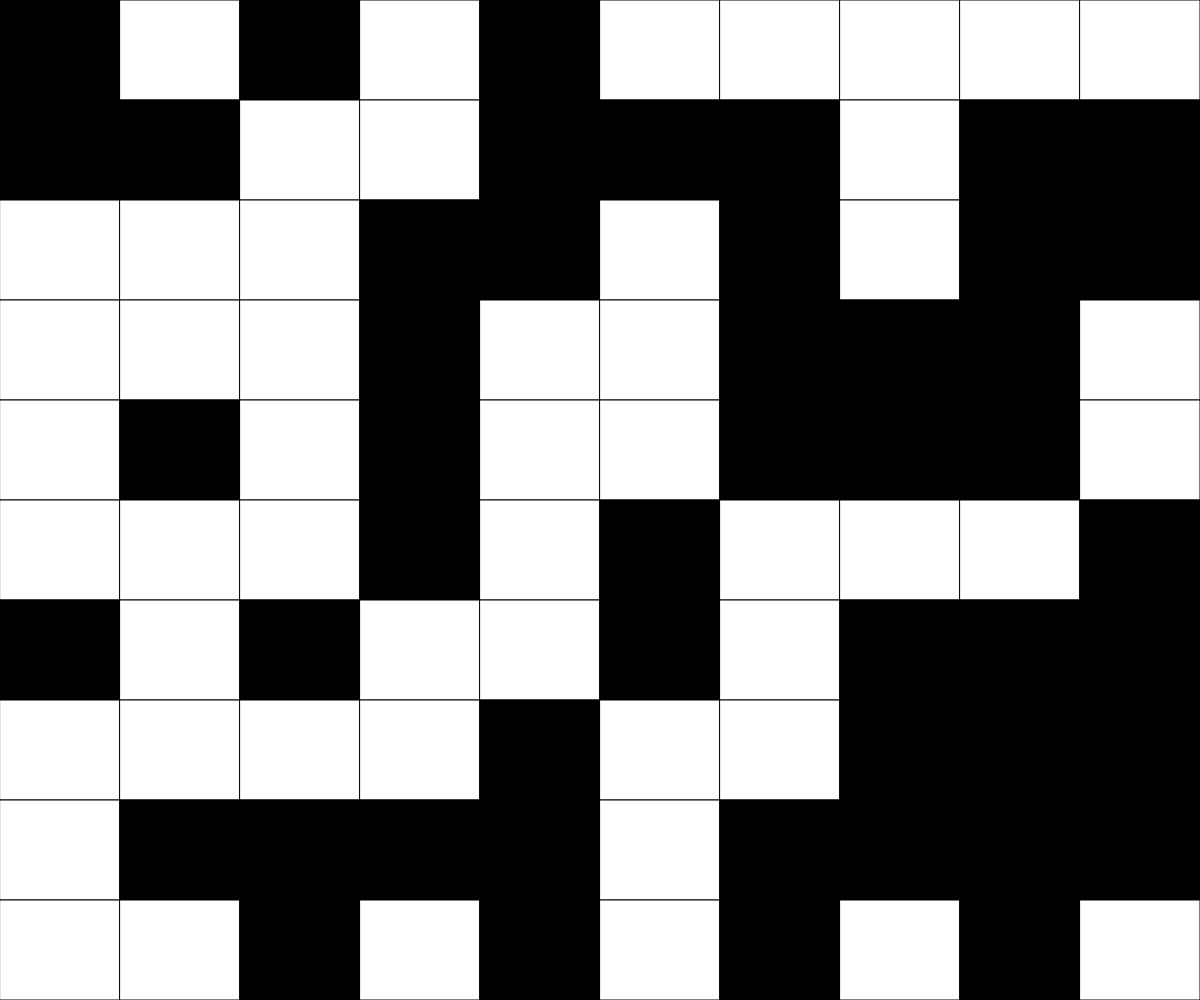
Frame 1 (no input)
Frame 60 (no input): identical to frame 1, image omitted
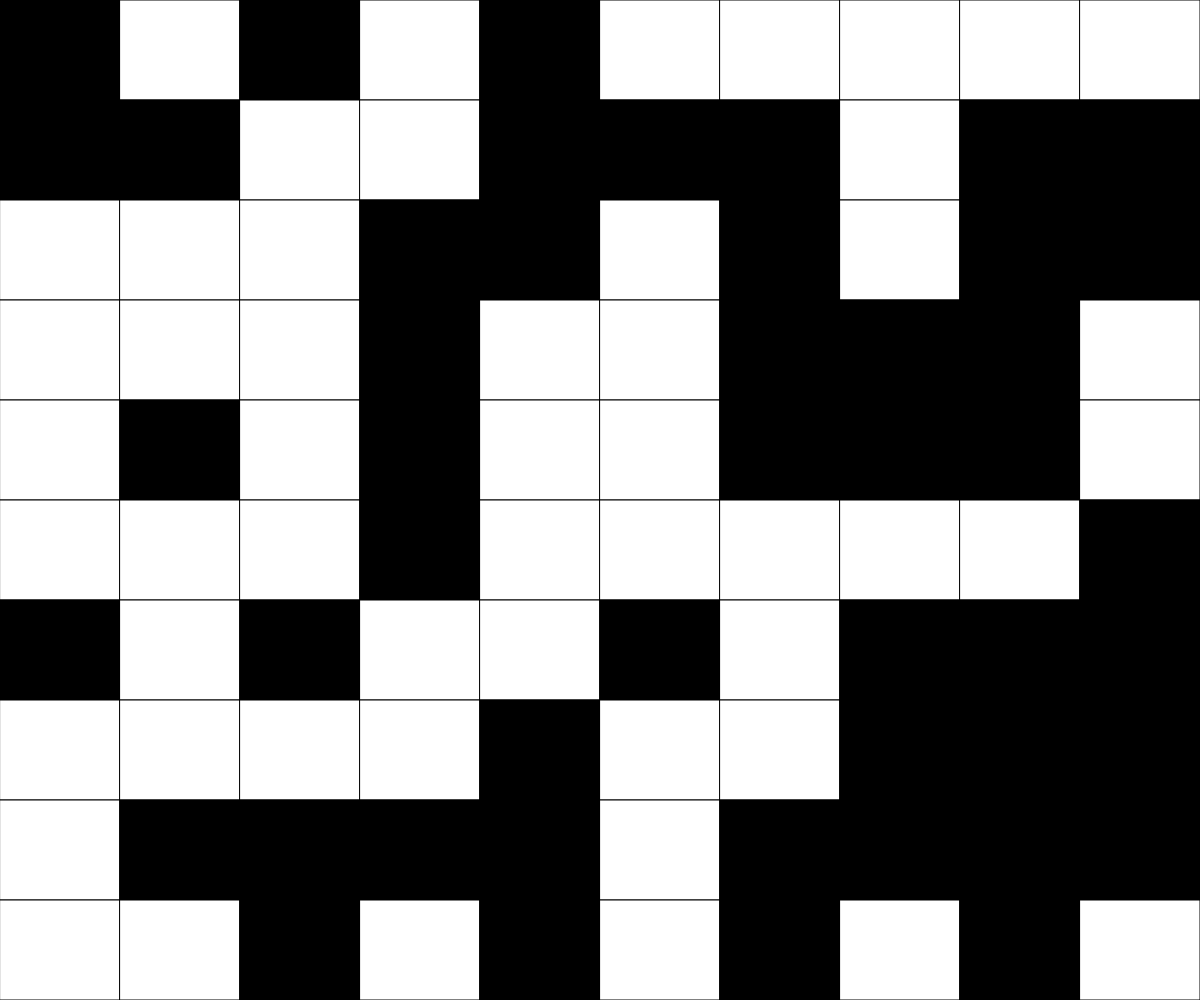
Frame 120 (the mouse pressed at the canvas centre since frame 60)

The p5.js sketch that drew these frames (run headless with seeded random() and noise() and a simulated clock; from frame 60 on, the mouse is pressed at the canvas centre):

// p5.js sketch
// ── sketch.js
// 2d array demo

let grid;
let cellWidth;
let cellHeight;
const GRIDSIZE = 10;
let autoPlay = false;
function setup() {
  createCanvas(windowWidth, windowHeight);
  grid = generateRandomGrid(GRIDSIZE);
  cellWidth = width / grid[0].length;
  cellHeight = height / grid.length;
}

function draw() {
  background(220);

  if (autoPlay) {
    if (frameCount % 10 === 0) {
      takeNextTurn();
    }
  }

  displayGrid();
}

function mousePressed(){
  let cellX = floor(mouseX / cellWidth);
  let cellY = floor(mouseY / cellHeight);

  toggleCell(cellX, cellY); //self
}

  
function toggleCell(cellX, cellY) {
  if (cellX >= 0 && cellX < GRIDSIZE && cellY >= 0 && cellY < GRIDSIZE) {
    if(grid[cellY][cellX] === 0) {
      grid[cellY][cellX] = 1;
    }
    else {
      grid[cellY][cellX] = 0;
    }

  }
}

function keyPressed() {
  if (key === "r") {
    grid = generateRandomGrid(GRIDSIZE);
  }
  if (key === " ") {
    takeNextTurn();
  }
  if (key === "c") {
    grid = generateEmptyGrid(GRIDSIZE);
  }
  if (key === "a") {
    autoPlay = !autoPlay;
  }
}

function takeNextTurn() {
  let nextTurn = generateEmptyGrid(GRIDSIZE);

  for (let y = 0; y < GRIDSIZE; y++) {
    for (let x=0; x<GRIDSIZE; x++){
      
      //count neighbors
      let neighbors = 0;
      for (let i = 0; i<= 1; i++) {
        for (let j = 0; j<= 1; j++) {
          if (y+i >= 0 && y+i < GRIDSIZE && x+j >=0 && x+j < GRIDSIZE) {
            neighbors += grid[y+i][x+j];

          }
        }
      }
      
      //subtract self from neighbor count
      neighbors -= grid[y][x];

      //apply the rules

      //if dead
      if (grid[y][x] === 0) {
        if (neighbors === 3) {
          nextTurn[y][x] = 1;
        }
      }

      //if alive
      if (grid[y][x] === 1) {
        if (neighbors === 1 || neighbors === 3) {
          nextTurn[y][x] = 1;
        }
      }
    } 
  }

  grid = nextTurn;
}

function displayGrid() {
  for (let y = 0; y<grid.length; y++) {
    for (let x = 0; x<grid[y].length; x++) {
      if (grid[y][x] === 0) {
        fill("white");
      }
      else {
        fill("black");
      }

      rect(cellWidth*x, cellHeight*y, cellWidth, cellHeight);
    }
  }
}
function generateEmptyGrid(gridSize) {
  let grid = [];
  for (let i=0; i<gridSize; i++) {
    grid.push([]);
    for (let j=0; j<GRIDSIZE; j++) {
      grid[i].push(0);
    }
  }
  return grid;
}



function generateRandomGrid(gridSize) {
  let grid = [];
  for (let i=0; i<gridSize; i++) {
    grid.push([]);
    for (let j=0; j<GRIDSIZE; j++) {
      if (random(100) < 50) {
        grid[i].push(0);
      }
    
      else {
        grid[i].push(1);
      }
    }
  }
  return grid;

}
